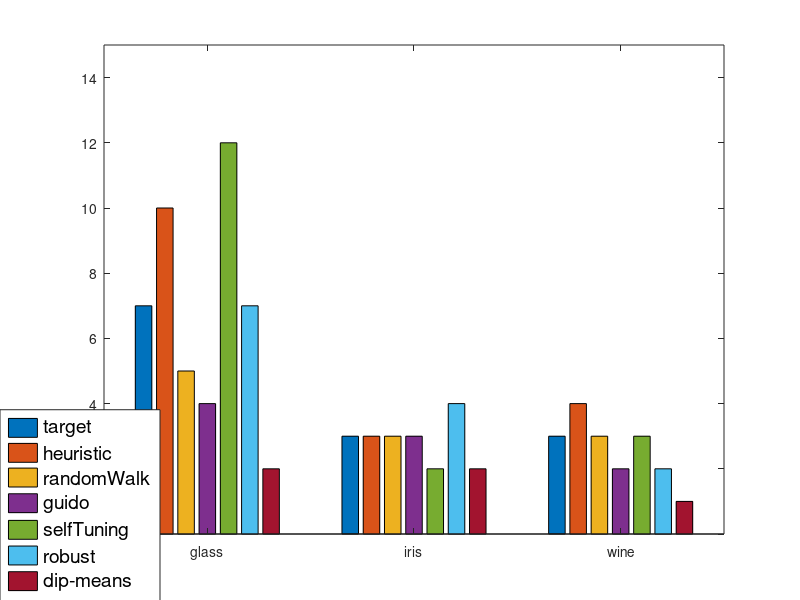

The MATLAB source for this figure:
load res1.mat
best1 = best(1:3,:);
best2 = best(4:6,:);
best3 = best(7:9,:);
l = cell(7,1);
l{1} = 'target';
l{2} = 'heuristic';
l{3} = 'randomWalk';
l{4} = 'guido';
l{5} = 'selfTuning';
l{6} = 'robust';
l{7} = 'dip-means';

h1 = bar(best1);
set(gca,'XTickLabel',{'boat', 'doughnut', '4gauss'})
l1 = legend(h1,l);
set(l1,'position',[0 0 0.2 0.2],'FontSize', 14)
ylim([0 6]);

h2 = bar(best2);
set(gca,'XTickLabel',{'moon','noisy','regular'})
l2 = legend(h2,l,'location','northwest');
set(l2,'position',[0 0 0.2 0.2],'FontSize', 14)

h3 = bar(best3);
set(gca,'XTickLabel',{'glass','iris','wine'})
l3 = legend(h3,l);
set(l3,'position',[0 0 0.2 0.2],'FontSize', 14)
ylim([0 15]);


load res2.mat;
average = zeros(9,4);
stddev = zeros(9,4);

for i=1:9
    for j=1:4
       average(i,j) = mean(avg{i}(:,j)); 
       stddev(i,j) = std(avg{i}(:,j));
    end
end
average = [[3;2;4;2;2;16;7;3;3], average];
